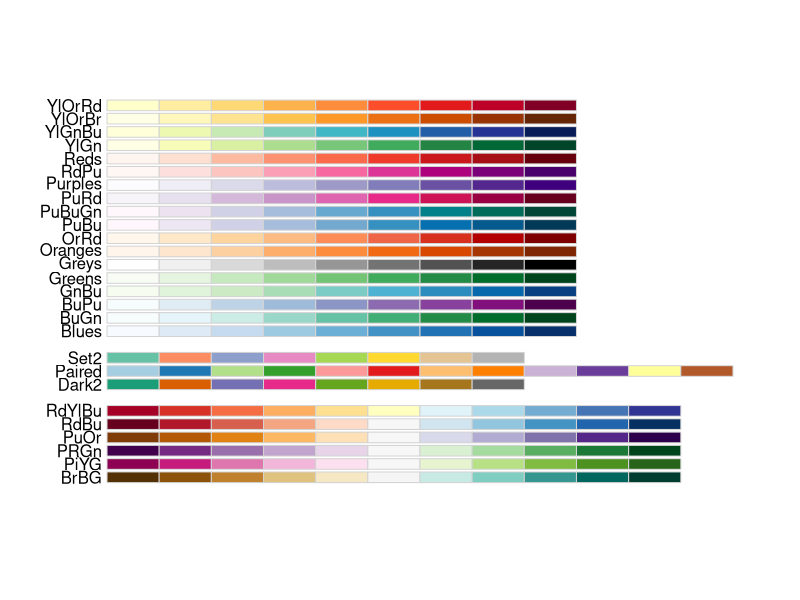
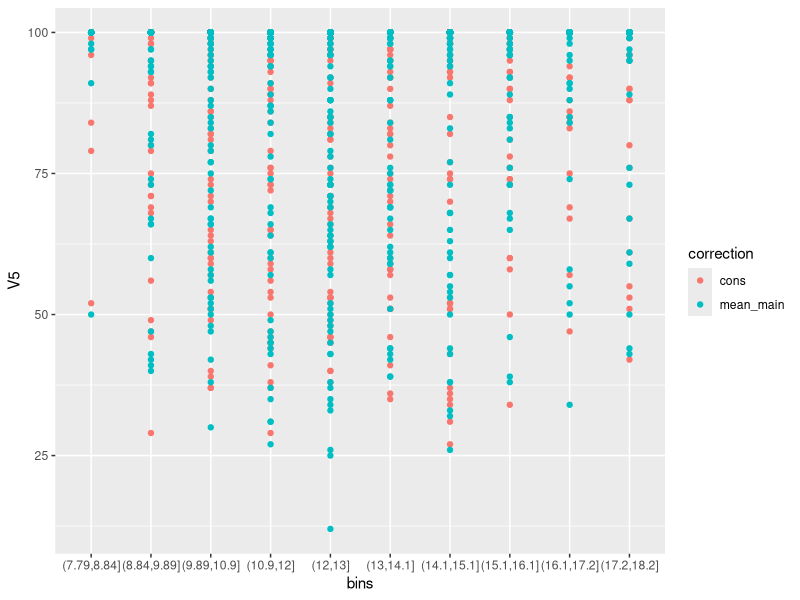
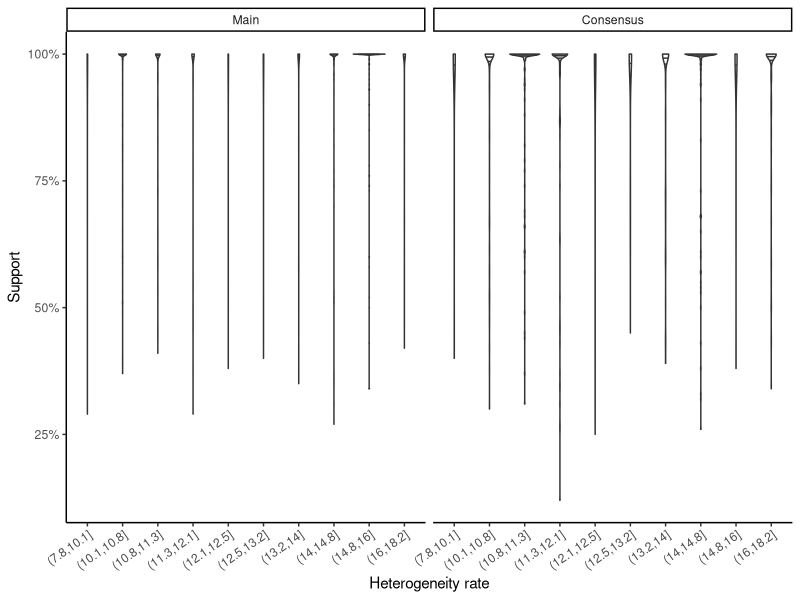
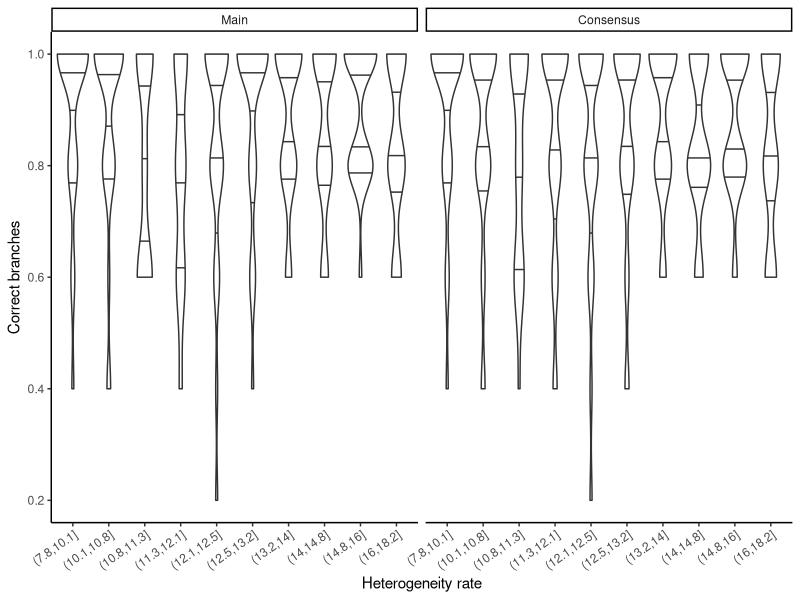
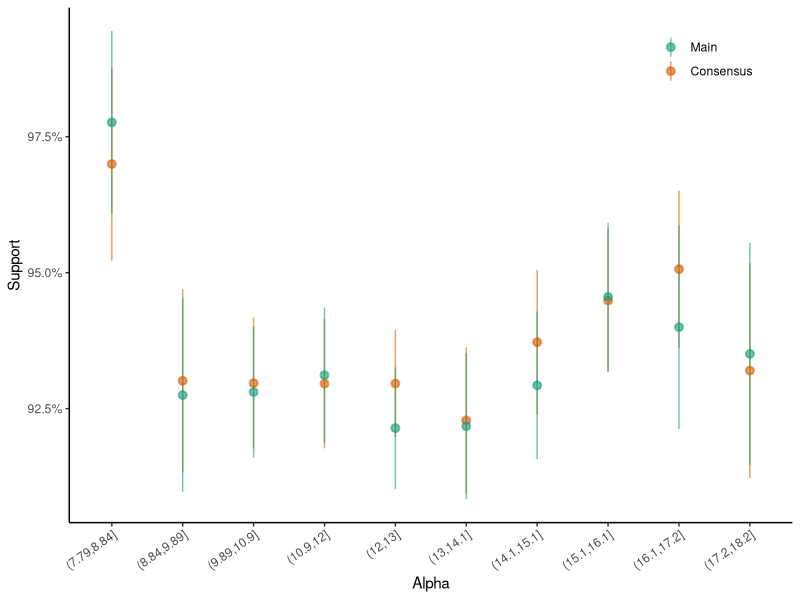
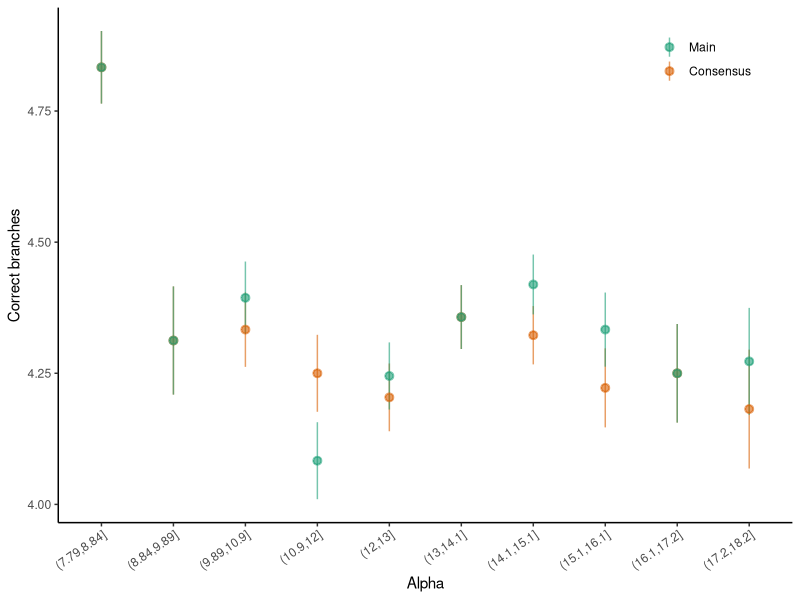
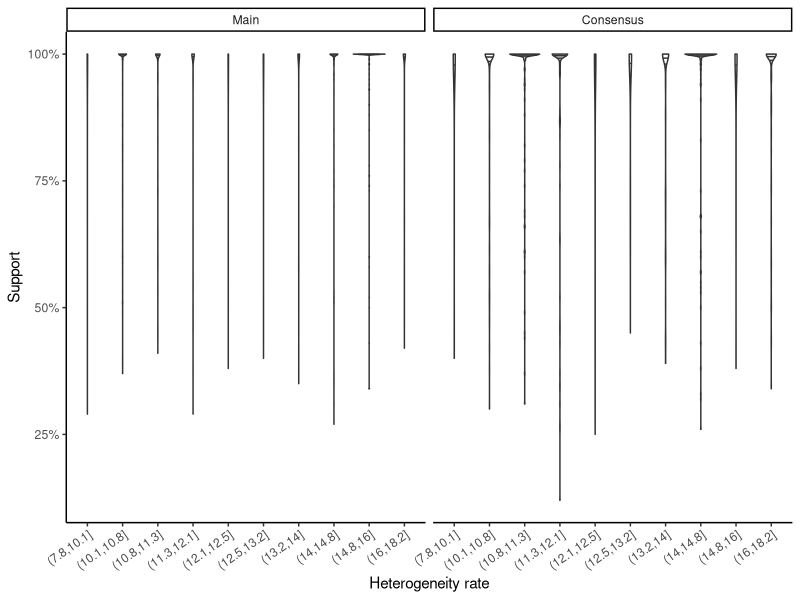
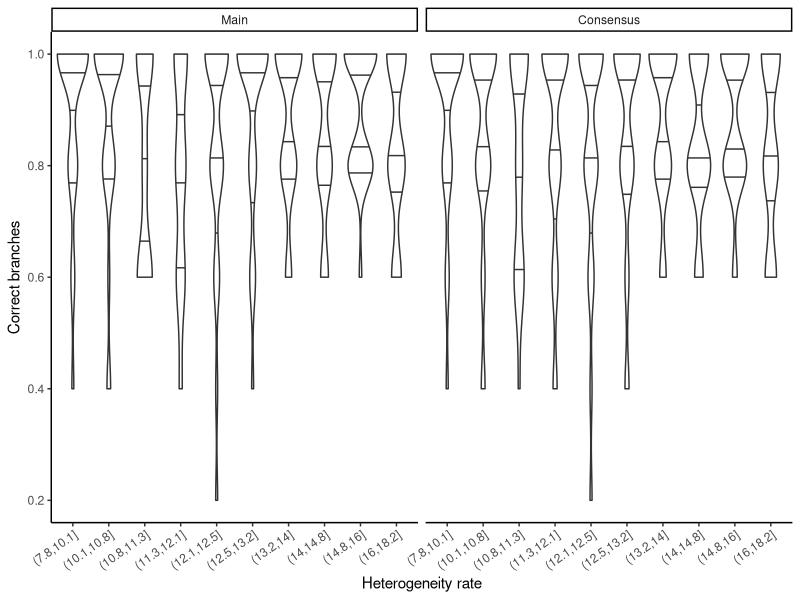

The R source for these figures, in order: (Note: this script raises an error after producing the figures.)
require(ggplot2); require(scales); require(reshape2); 
#install.packages("dplyr")
require(dplyr)
#require(Hmisc)
library("readxl")
library(RColorBrewer)
library("ggsci")
#install.packages("ggrepel")
library("ggrepel")
library(ggpubr)
display.brewer.all(colorblindFriendly = TRUE)
brewer.pal(n = 8, name = "Dark2")

my_colors <- RColorBrewer::brewer.pal(8, "Dark2")

my_colors2 <- RColorBrewer::brewer.pal(8, "Paired")

#my_colors = c("#bf812d", "#35978f", "#666666")
#my_colors = c("#9970ab", "#5aae61", "#666666")
#my_colors = c("#d6604d", "#4393c3", "#666666")

setwd(dirname(rstudioapi::getActiveDocumentContext()$path))
getwd()


#paste <( cat Fel_try1.txt |nw_labels -L - ) <( cat Fel_try1.txt|nw_topology -I - ) > 90reps

#Updated:
#paste <( cat Fel_try2.txt |nw_labels -L - ) <( cat Fel_try2.txt |nw_reroot - n6 |nw_topology -I - ) > 500reps


# Read support
d1=read.csv('8leaves_CONS.txt',sep=" ",h=F)
d2=read.csv('8leaves.txt',sep=" ",h=F)
head(d2)



#nrow(d)
#correction labes are swapped but graphs are manually corrected
d1$correction = "cons"
d2$correction = "mean_main"


# Read alphas
s2=read.csv('alpha_caterpillar_unif_0.00001_form.txt',sep=" ",h=F)
s1=read.csv('alpha_balanced_unif_0.00001_form.txt',sep=" ",h=F)
names(s1)[names(s1) == 'V1'] <- 'V3'
names(s1)[names(s1) == 'V2'] <- 'V13'
names(s2)[names(s2) == 'V1'] <- 'V3'
names(s2)[names(s2) == 'V2'] <- 'V13'


# Append alpha values d1
d1_bal <- d1[d1$V1 == "balanced", ]
d1_cat <- d1[d1$V1 == "cat", ]

out1 <- merge(d1_bal, s1, by.x = c("V3"), by.y = c("V3"))
out2 <- merge(d1_cat, s2, by.x = c("V3"), by.y = c("V3"))

d1 <- rbind(out1, out2)



# Append alpha values d2
d2_bal <- d2[d2$V1 == "balanced", ]
d2_cat <- d2[d2$V1 == "cat", ]

out1 <- merge(d2_bal, s1, by.x = c("V3"), by.y = c("V3"))
out2 <- merge(d2_cat, s2, by.x = c("V3"), by.y = c("V3"))

d2 <- rbind(out1, out2)


tail(d2)

#d1[d1$V1 %in% c("balanced")]
###################################### Fig1 ######################################
r=rbind(d1,d2)
r$correction <- factor(r$correction, levels=c("cons", "mean_main"))
r = r[r$V2=="unif_0.00001" | r$V2=="unif_0.00001_CONS",]

r$correct=!is.na(r$V6)
head(r)

r$correction_sort = factor(r$correction, levels=c('mean_main','cons'))
names <- list(
  'mean_main'="Main",
  'cons'="Consensus"
)

hospital_labeller <- function(variable,value){
  return(names[value])
}



r$bins <- cut(r$V13,breaks = 10)
# Points:
ggplot(r, aes(x = bins, y = V5, color=correction)) +
  #stat_summary(fun = "mean", geom = "linerange")+
  geom_point()


r

a1 <-ggplot(data = r,aes(x = cut(V13,c(min(V13)-0.001,quantile(V13,probs=(1:10)/10))), 
                             y = V5/100)) +
  geom_violin(draw_quantiles = c(1/4,1/2,3/4))+
  #geom_pointrange(stat = "summary",
  #                fun.ymin = min,
  #                fun.ymax = max,
  #                fun.y = "median",
  #                alpha = 0.6)+
  theme_classic()+
  facet_wrap(~correction, labeller=hospital_labeller)+
  scale_x_discrete(name="Heterogeneity rate")+
  theme(axis.text.x = element_text(angle = 35, vjust = 1, hjust=1))+
  scale_y_continuous(name="Support", label=percent)

a1


ggsave("alpha_vs_support.pdf",width=5,height = 4)

#################################################################################
r
ux <- unique(r$V3)
length(ux)

new_r <- data.frame(matrix(ncol = ncol(r)+2, nrow = 0))

for(i in ux){
  
  tmp <- r[r$V3 == i, ]
  
  tmp_bal <- tmp[tmp$V1 == "balanced", ]
  tmp_cat <- tmp[tmp$V1 == "cat", ]
  
  tmp_bal_cons <- tmp_bal[tmp_bal$correction == "cons", ]
  tmp_bal_mean <- tmp_bal[tmp_bal$correction == "mean_main", ]
  
  tmp_cat_cons <- tmp_cat[tmp_cat$correction == "cons", ]
  tmp_cat_mean <- tmp_cat[tmp_cat$correction == "mean_main", ]
  
  tmp_cat_mean$errors = sum(is.na(tmp_cat_mean$V6))
  tmp_cat_mean$correct_br=sum(!is.na(tmp_cat_mean$V6))
  
  tmp_bal_mean$errors = sum(is.na(tmp_bal_mean$V6))
  tmp_bal_mean$correct_br=sum(!is.na(tmp_bal_mean$V6))
  
  tmp_cat_cons$errors = sum(is.na(tmp_cat_cons$V6))
  tmp_cat_cons$correct_br=sum(!is.na(tmp_cat_cons$V6))
  
  tmp_bal_cons$errors = sum(is.na(tmp_bal_cons$V6))
  tmp_bal_cons$correct_br=sum(!is.na(tmp_bal_cons$V6))
  
  combo = rbind(tmp_cat_mean, tmp_bal_mean, tmp_cat_cons, tmp_bal_cons)
  {print(combo)}
  new_r <- rbind(new_r,combo)
  #print(nrow(new_r))
  
 
  }
    

new_r

#write.csv(new_r, "data.csv", row.names=FALSE)

new_r$correction_sort = factor(new_r$correction, levels=c('mean_main','cons'))
names <- list(
  'mean_main'="Main",
  'cons'="Consensus"
)

hospital_labeller <- function(variable,value){
  return(names[value])
}



# updated version
a2 <-ggplot(data = new_r,aes(x = cut(V13,c(min(V13)-0.001,quantile(V13,probs=(1:10)/10))), 
                        y = correct_br/5)) +
  geom_violin(draw_quantiles = c(1/4,1/2,3/4))+
  #geom_pointrange(stat = "summary",
  #                #fun.ymin = min,
  #                #fun.ymax = max,
  #                #fun.y = "median",
  #                alpha = 0.6)+
  theme_classic()+
  facet_wrap(~correction_sort, labeller=hospital_labeller)+
  scale_x_discrete(name="Heterogeneity rate")+
  theme(axis.text.x = element_text(angle = 35, vjust = 1, hjust=1))+
  scale_y_continuous(name="Correct branches")
  #scale_color_manual(name="", values = c(my_colors[2], my_colors [1] ), 
  #                   labels=c("Consensus", "Main" ))+
  #theme(legend.position = c(.88,.90), 
  #      legend.margin=margin(t = 0.0, unit='cm') )+
  #guides(colour = guide_legend(title = NULL, order = 1, reverse=TRUE, ), )
a2

ggsave("alpha_vs_correct_br.pdf",width=5,height = 4)


#################################################################################

a1 <-ggplot(data = r) +
  geom_pointrange(mapping = aes(x = bins, y = V5/100, color=correction),
                  stat = "summary",
                  #fun.ymin = min,
                  #fun.ymax = max,
                  #fun.y = "median",
                  alpha = 0.6)+
  theme_classic()+
  scale_x_discrete(name="Alpha")+
  theme(axis.text.x = element_text(angle = 35, vjust = 1, hjust=1))+
  scale_y_continuous(name="Support", label=percent)+
  scale_color_manual(name="", values = c(my_colors[2], my_colors [1] ), 
                     labels=c("Consensus", "Main" ))+
  theme(legend.position = c(.88,.90), 
        legend.margin=margin(t = 0.0, unit='cm') )+
  guides(colour = guide_legend(title = NULL, order = 1, reverse=TRUE, ), )
a1




a2 <-ggplot(data = new_r) +
  geom_pointrange(mapping = aes(x = bins, y = correct_br, color=correction),
                  stat = "summary",
                  #fun.ymin = min,
                  #fun.ymax = max,
                  #fun.y = "median",
                  alpha = 0.6)+
  theme_classic()+
  scale_x_discrete(name="Alpha")+
  theme(axis.text.x = element_text(angle = 35, vjust = 1, hjust=1))+
  scale_y_continuous(name="Correct branches")+
  scale_color_manual(name="", values = c(my_colors[2], my_colors [1] ), 
                     labels=c("Consensus", "Main" ))+
  theme(legend.position = c(.88,.90), 
        legend.margin=margin(t = 0.0, unit='cm') )+
  guides(colour = guide_legend(title = NULL, order = 1, reverse=TRUE, ), )
a2

ggsave("alpha_vs_correct_br.pdf",width=5,height = 4)



#################################################################################

  
  
  
  
  
ftop <- ggarrange(f1, f2, labels = c("A", "B"), widths=c(0.5, 0.5), ncol = 2, nrow = 1)
fbot <- ggarrange(f3, f4, labels = c("C", "D"), widths=c(0.5, 0.5), ncol = 2, nrow = 1)
arrange <-ggarrange(ftop, NULL, fbot, labels = c(NA, NA, NA), ncol = 1, heights=c(1, 0.05, 1), nrow = 3)
arrange

ggsave("fel_four_plots_v2.pdf", width=10.0,height = 8.0, arrange)
